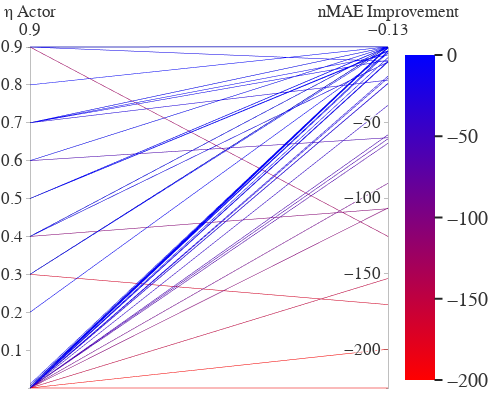

Notebook cell for this chart:
### Markdown cell above
## Changing actor learning rate only

### Code cell
IS_SAC =False

df = df_sac_actor[df_sac_actor['nmae_improvement'] < 0] if IS_SAC else df_dsac_actor[df_dsac_actor['nmae_improvement'] < 0]

fig = px.parallel_coordinates(df[['lr_a_high', 'nmae_improvement']], color='nmae_improvement',
                              labels={
                                  'lr_a_high': "η Actor",
                                  'nmae_improvement': "nMAE Improvement"},
                              color_continuous_scale=px.colors.sequential.Bluered[::-1],
                              color_continuous_midpoint=0.5,
                              range_color=[-200, 0],
                              template="seaborn")

actor_lr_layout = actor_critic_lr_layout.copy()
actor_lr_layout['coloraxis_colorbar'] = None

fig.update_layout(**actor_lr_layout)

fig.show()

if False:
    fig.write_image(Path().paper_figures / f"idhp-{'sac' if IS_SAC else 'dsac'}-actor-hyperparams.pdf")

### Figure 1 — Plotly figure (JSON) as saved in the notebook; plotly's stock layout.template omitted (floating-point values rounded to 4 significant figures)
{"data": [{"dimensions": [{"label": "η Actor", "values": [0.5, 0.005, 0.0005, 0.4, 0.3, 0.7, 0.005, 1e-05, 1e-05, 5e-05, 0.001, 0.6, 0.0001, 0.3, 5e-05, 0.9, 0.0005, 0.5, 0.0001, 0.4, 0.9, 1e-05, 0.005, 1e-05, 0.2, 0.5, 0.001, 0.0001, 0.7, 0.0001, 0.001, 0.001, 5e-05, 0.0001, 0.0005, 0.7, 0.4, 5e-05, 0.0001, 0.001, 0.3, 5e-05, 5e-05, 0.0001, 0.001, 0.0005, 0.3, 0.001, 0.0001, 0.005, 0.0005, 0.3, 5e-05, 0.0005, 0.8, 0.5, 5e-05, 0.4, 5e-05, 5e-05, 0.0001, 0.3, 0.0001, 0.0005, 0.001, 0.9, 0.6, 0.9, 0.01, 0.7, 0.0005, 0.0001, 0.9, 5e-05, 0.7, 5e-05, 0.4, 0.005, 1e-05, 5e-05, 0.0001, 1e-05, 0.9, 0.0001, 0.9, 0.005, 0.6, 0.3, 0.0005, 0.4, 1e-05, 0.005, 0.0001, 5e-05, 0.0001]}, {"label": "nMAE Improvement", "values": [-0.1385, -3.936, -24.13, -10.05, -1.163, -8.806, -0.7328, -153.2, -38.69, -10.07, -0.1312, -60.14, -19.39, -170.5, -225.7, -9.651, -90.26, -2.577, -58.2, -107.1, -125.4, -0.3387, -3.093, -0.5995, -4.15, -3.0, -2.846, -20.62, -22.0, -24.34, -10.06, -9.665, -200.0, -60.85, -7.118, -5.388, -10.06, -63.77, -106.6, null, null, null, null, null, null, null, null, null, null, null, null, null, null, null, null, null, null, null, null, null, null, null, null, null, null, null, null, null, null, null, null, null, null, null, null, null, null, null, null, null, null, null, null, null, null, null, null, null, null, null, null, null, null, null, null]}], "domain": {"x": [0.0, 1.0], "y": [0.0, 1.0]}, "line": {"color": [-0.1385, -3.936, -24.13, -10.05, -1.163, -8.806, -0.7328, -153.2, -38.69, -10.07, -0.1312, -60.14, -19.39, -170.5, -225.7, -9.651, -90.26, -2.577, -58.2, -107.1, -125.4, -0.3387, -3.093, -0.5995, -4.15, -3.0, -2.846, -20.62, -22.0, -24.34, -10.06, -9.665, -200.0, -60.85, -7.118, -5.388, -10.06, -63.77, -106.6, null, null, null, null, null, null, null, null, null, null, null, null, null, null, null, null, null, null, null, null, null, null, null, null, null, null, null, null, null, null, null, null, null, null, null, null, null, null, null, null, null, null, null, null, null, null, null, null, null, null, null, null, null, null, null, null], "coloraxis": "coloraxis"}, "name": "", "type": "parcoords"}], "layout": {"coloraxis": {"colorbar": {}, "colorscale": [[0.0, "rgb(255,0,0)"], [1.0, "rgb(0,0,255)"]], "cmid": 0.5, "cmin": -200, "cmax": 0}, "legend": {"tracegroupgap": 0}, "margin": {"t": 45, "l": 30, "r": 2, "b": 10}, "font": {"family": "Fira Sans, Helvetica, Arial, sans-serif", "color": "#333333", "size": 20}, "autosize": false, "width": 500, "height": 400}}
